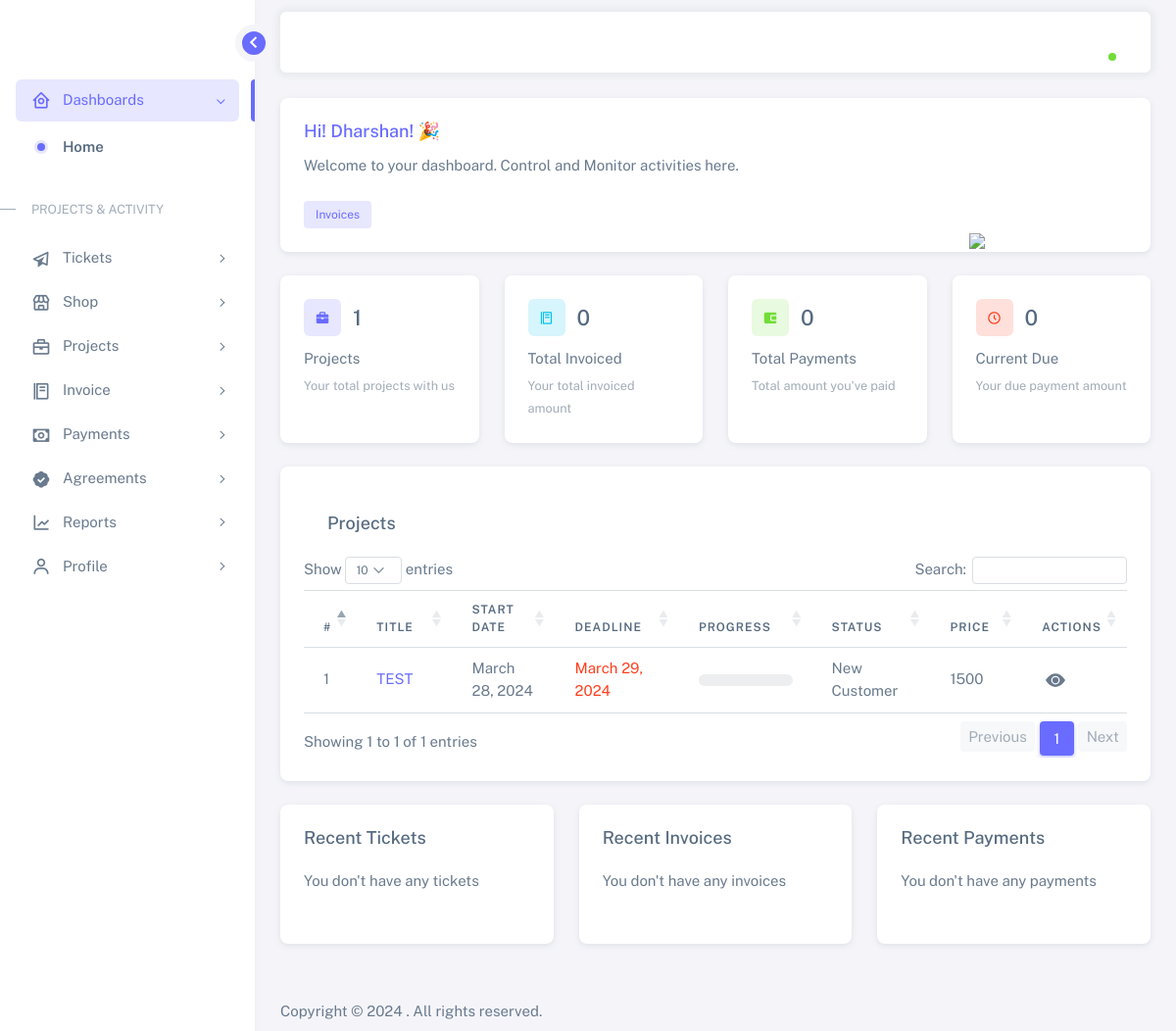
The page /user/dashboard (signed in) on the database its author committed.
### authapp/models.py (models this page shows, shortened)
class UserProfile(models.Model):
    user = models.OneToOneField(User, on_delete=models.CASCADE)
    profile_picture = models.ImageField(upload_to='user_pictures/', blank=True, null=True)
    name = models.CharField(max_length=255, blank=True, null=True)
    slug = models.SlugField(max_length=255, blank=True, null=True)
    email = models.EmailField(max_length=255, blank=True, null=True)
    phone = models.CharField(max_length=255, blank=True, null=True)
    address = models.CharField(max_length=255, blank=True, null=True)
    city = models.CharField(max_length=255, blank=True, null=True)
    state = models.CharField(max_length=255, blank=True, null=True)
    country = models.CharField(max_length=255, blank=True, null=True)
    zipcode = models.CharField(max_length=255, blank=True, null=True)
    facebook = models.CharField(max_length=500, blank=True, null=True)
    instagram = models.CharField(max_length=500, blank=True, null=True)
    linkedin = models.CharField(max_length=500, blank=True, null=True)
    def getUserImage(self):
      image_url = ""
      if self.profile_picture:
         image_url = self.profile_picture.url
      else:
         image_url = "https://cdn-icons-png.flaticon.com/128/3135/3135715.png"
      return image_url

### crm/models.py (models this page shows, shortened)
class crmProjects(models.Model):
    title = models.CharField(max_length=500)
    progress = models.IntegerField(blank=True, null=True, default=0)
    slug = models.SlugField(max_length=500, blank=True, null=True)
    PROJECT_TYPE_CHOICE = (
        ('client_project', 'Client Project'),
        ('internal_project', 'Internal Project'),
    )
    project_type = models.CharField(max_length=50, choices=PROJECT_TYPE_CHOICE, default='client_project')
    client = models.ForeignKey(Guser, on_delete=models.CASCADE, null=True, blank=True)
    description = models.TextField(blank=True, null=True)
    start_date = models.DateField()
    deadline = models.DateField()
    price = models.IntegerField()
    team = models.ManyToManyField(User, related_name='project_team', blank=True)
    PROJECT_LABEL_CHOICE = (
        ('started', 'Started'),
        ('completed', 'Completed'),
        ('new_customer', 'New Customer'),
        ('important', 'Important'),
        ('closed', 'Closed'),
        ('running', 'Running'),
        ('canceled', 'Canceled'),
        ('pending', 'Pending'),
    )
    label = models.CharField(max_length=50, choices=PROJECT_LABEL_CHOICE, null=True, blank=True)

### userapp/views.py (the view)
# urls.py: path('user/', RedirectView.as_view(pattern_name="userDashboard"), name='user_redirect'),
@login_required
def userDashboard(request):
    user = request.user
    projects = crmProjects.objects.filter(client=user).order_by('-start_date')
    user_invoices = Invoice.objects.filter(client=user).order_by('-date_created')
    user_payments = Payments.objects.filter(invoice__client=user).order_by('-payment_date')
    total_invoiced = 0
    for invoice in user_invoices:
        total_product_price = invoice.sub_total
        total_product_price -= invoice.discount_amount
        total_product_price += invoice.tax_amount + invoice.other_fees_amount
        total_invoiced += total_product_price
    total_payments = Payments.objects.filter(invoice__client=user).aggregate(
        total=Sum('payment_ammount'))['total'] or 0
    total_due = total_invoiced - total_payments
    percentage_paid = (total_payments / total_invoiced) * 100 if total_invoiced != 0 else 0
    percentage_paid = round(percentage_paid, 2)
    tickets = supportTicket.objects.filter(client=user).order_by('-created_at')
    context = {
        'title': 'Dashboard',
        'invoices': user_invoices,
        'payments': user_payments,
        'projects': projects,
        'tickets': tickets,
        'total_invoiced': total_invoiced,
        'total_payments': total_payments,
        'total_due': total_due,
        'percentage_paid': percentage_paid,
    }
    return render(request, 'user/main/index.html', context)

### templates/user/main/index.html (shortened to what this page needs)
{% extends 'user/base.html' %}
{% load static %}
{% block content %}
      <div class="content-wrapper">
    <div class="container-xxl flex-grow-1 container-p-y">
          <div class="row">
            <div class="col-lg-12 mb-4 order-0">
              <div class="card">
                <div class="d-flex align-items-end row">
                  <div class="col-sm-7">
                    <div class="card-body">
                      <h5 class="card-title text-primary">Hi! {{user_profile.name}}! 🎉</h5>
                          <p class="mb-4">Welcome to your dashboard. Control and Monitor activities here.</p>
                      <a href="{% url 'userInvoices' %}" class="btn btn-sm btn-label-primary">Invoices</a>
                    </div>
                  </div>
                  <div class="col-sm-5 text-center text-sm-left">
                    <div class="card-body pb-0 px-0 px-md-4">
                      <img src="{% static 'crm/assets/img/man-with-laptop-dark.png' %}" height="140">
                    </div>
                  </div>
                </div>
              </div>
            </div>
          </div>
          <div class="row">
            <div class="col-sm-6 col-lg-3 mb-4">
              <div class="card card-border-shadow-primary h-100">
                <div class="card-body">
                  <div class="d-flex align-items-center mb-2 pb-1">
                    <div class="avatar me-2">
                      <span class="avatar-initial rounded bg-label-primary"><i class='bx bxs-briefcase'></i></span>
                    </div>
                    <h4 class="ms-1 mb-0">{% if projects %}{{projects.count}} {% else %} 0 {% endif %}</h4>
                  </div>
                  <p class="mb-1">Projects</p>
                  <p class="mb-0">
                    <small class="text-muted">Your total projects with us</small>
                  </p>
                </div>
              </div>
            </div>
            <div class="col-sm-6 col-lg-3 mb-4">
              <div class="card card-border-shadow-warning h-100">
                <div class="card-body">
                  <div class="d-flex align-items-center mb-2 pb-1">
                    <div class="avatar me-2">
                      <span class="avatar-initial rounded bg-label-info"><i class='bx bx-food-menu'></i></span>
                    </div>
                    <h4 class="ms-1 mb-0">{{settings.currency_symbol}}{% if total_invoiced %} {{total_invoiced}} {% else %} 0 {% endif %}</h4>
                  </div>
                  <p class="mb-1">Total Invoiced</p>
                  <p class="mb-0">
                    <small class="text-muted">Your total invoiced amount</small>
                  </p>
                </div>
              </div>
            </div>
            <div class="col-sm-6 col-lg-3 mb-4">
              <div class="card card-border-shadow-danger h-100">
                <div class="card-body">
                  <div class="d-flex align-items-center mb-2 pb-1">
                    <div class="avatar me-2">
                      <span class="avatar-initial rounded bg-label-success"><i class='bx bxs-wallet-alt'></i></span>
                    </div>
                    <h4 class="ms-1 mb-0">{{settings.currency_symbol}} {% if total_payments %}{{total_payments}} {% else %} 0 {% endif %}</h4>
                  </div>
                  <p class="mb-1">Total Payments</p>
                  <p class="mb-0">
                    <small class="text-muted">Total amount you've paid</small>
                  </p>
                </div>
              </div>
            </div>
            <div class="col-sm-6 col-lg-3 mb-4">
              <div class="card card-border-shadow-info h-100">
                <div class="card-body">
                  <div class="d-flex align-items-center mb-2 pb-1">
                    <div class="avatar me-2">
                      <span class="avatar-initial rounded bg-label-danger"><i class='bx bx-time-five'></i></span>
                    </div>
                    <h4 class="ms-1 mb-0">{{settings.currency_symbol}} {% if total_due %}{{total_due}} {% else %} 0 {% endif %}</h4>
                  </div>
                  <p class="mb-1">Current Due</p>
                  <p class="mb-0">
                    <small class="text-muted">Your due payment amount</small>
                  </p>
                </div>
              </div>
            </div>
          </div>
<div class="row">
  <div class="col-sm-12 col-lg-12 mb-4">
    <div class="card">
      <div class="card-body">
        <div class="card-datatable table-responsive">
          <div id="DataTables_Table_0_wrapper" class="dataTables_wrapper dt-bootstrap5 no-footer">
            <div class="card-header flex-column flex-md-row">
              <div class="head-label">
                <h5 class="card-title mb-0">Projects</h5>
              </div>
              </div>
            </div>
            <div class="">
            <table class="datatables-basic table border-top dataTable no-footer dtr-column collapsed" id="DataTables_Table_0" aria-describedby="DataTables_Table_0_info">
              <thead>
                <tr>
                <th style="width: 0px;" >#</th>
                 <th style="width: 130px;" >Title</th>
                 <th style="width: 150px;">Start Date</th>
                 <th style="width: 150px;">Deadline</th>
                 <th style="width: 180px;">Progress</th>
                 <th style="width: 150px;">Status</th>
                 <th style="width: 90px;" class="dtr-hidden">Price</th>
                 <th style="width: 0px;" class="sorting_disabled dtr-hidden">Actions</th>
                </tr>
              </thead>
              <tbody>
                {% for project in projects %}
                <tr class="odd">
                    <td>{{ forloop.counter }}</td>
                    <td><span class="emp_name text-truncate"><a href="{% url 'userProjectDetail' slug=project.slug %}">{{ project.title }}</a></span></td>
                    <td>{{ project.start_date }}</td>
                    <td class="text-danger">{{ project.deadline }}</td>
                    <td>
                      <div class="progress" role="progressbar" aria-label="Animated striped example" aria-valuenow="{{project.progress}}" aria-valuemin="0" aria-valuemax="100">
                      </div>
                    </td>
                    <td>{{ project.get_label_display }}</td>
                    <td>{{settings.currency_symbol}} {{ project.price }}</td>
                    <td class="dtr-hidden" style="">
                        <a href="{% url 'userProjectDetail' slug=project.slug %}" class="btn btn-sm btn-icon item-edit">
                            <svg xmlns="http://www.w3.org/2000/svg" width="20" height="20" fill="currentColor" class="bi bi-eye-fill" viewBox="0 0 16 16">
                                <path d="M10.5 8a2.5 2.5 0 1 1-5 0 2.5 2.5 0 0 1 5 0z"/>
                                <path d="M0 8s3-5.5 8-5.5S16 8 16 8s-3 5.5-8 5.5S0 8 0 8zm8 3.5a3.5 3.5 0 1 0 0-7 3.5 3.5 0 0 0 0 7z"/>
                              </svg>
                        </a>
                    </td>
                </tr>
            {% endfor %}
              </tbody>
            </table>
          </div>
      </div>
    </div>
  </div>
</div>
</div>
<div class="row">
    <div class="col-md-6 col-lg-4 col-xl-4 mb-4">
      <div class="card h-100">
        <div class="card-header d-flex align-items-center justify-content-between">
          <h5 class="card-title m-0 me-2">Recent Tickets</h5>
        </div>
        <div class="card-body">
          <ul class="p-0 m-0">
            {% if tickets %}
            {% for ticket in tickets|slice:":6" %}
            <li class="d-flex mb-4 pb-1">
              <div class="avatar flex-shrink-0 me-3">
                <span class="badge bg-label-info p-2 payment-icon"><i class="bx bx-paper-plane ppm text-info"></i></span>
              </div>
              <div class="d-flex w-100 flex-wrap align-items-center justify-content-between gap-2">
                <div class="me-2">
                  <h6 class="d-block mb-1"><a href="{% url 'userticketView' id=ticket.id %}">{{ticket.title|truncatewords:3}}</a></h6>
                  <small class="mb-0 text-muted">{{ticket.created_at}}</small>
                </div>
                <div class="user-progress d-flex align-items-center gap-1">
                  <h6 class="mb-0"></h6> <span class="">{{ticket.get_status_display}}</span>
                </div>
              </div>
            </li>
            {% endfor %}
            {% else %}
            <li class="d-flex mb-4 pb-1">You don't have any tickets</li>
            {% endif %}
          </ul>
        </div>
      </div>
    </div>
  <div class="col-md-6 col-lg-4 col-xl-4 mb-4">
    <div class="card h-100">
      <div class="card-header d-flex align-items-center justify-content-between">
        <div class="card-title mb-0">
          <h5 class="m-0 me-2">Recent Invoices</h5>
        </div>
      </div>
      <div class="card-body">
        <ul class="p-0 m-0">
          {% if invoices %}
          {% for invoice in invoices|slice:":4" %}
          <li class="d-flex mb-4 pb-1">
            <div class="avatar flex-shrink-0 me-3">
              <span class="avatar-initial rounded bg-label-primary"><i class='bx bx-food-menu'></i></span>
            </div>
            <div class="d-flex w-100 flex-wrap align-items-center justify-content-between gap-2">
              <div class="me-2">
                <h6 class="mb-0"><a href="{% url 'viewUserPDFInvoice' invoice.slug %}">#{{invoice.number}}</a></h6>
                <small class="text-muted">{{invoice.billDate}}</small>
              </div>
              <div class="user-progress">
                <small class="fw-semibold">
                  {% if invoice.status == 'PAID' %}
                            <span class="badge p-2 bg-success">{{ invoice.status }}</span>
                  {% elif invoice.status == 'UNPAID' %}
                            <span class="badge p-2 bg-warning">{{ invoice.status }}</span>
                  {% elif invoice.status == 'OVERDUE' %}
                            <span class="badge p-2 bg-danger">{{ invoice.status }}</span>
                  {% else %}
                            <span class="badge p-2 bg-primary">{{ invoice.status }}</span>
                  {% endif %}
                </small>
              </div>
            </div>
          </li>
          {% endfor %}
          {% else %}
          <li class="d-flex mb-4 pb-1">You don't have any invoices</li>
          {% endif %}
        </ul>
      </div>
    </div>
  </div>
  <div class="col-md-6 col-lg-4 col-xl-4 mb-4">
    <div class="card h-100">
      <div class="card-header d-flex align-items-center justify-content-between">
        <h5 class="card-title m-0 me-2">Recent Payments</h5>
      </div>
      <div class="card-body">
        <ul class="p-0 m-0">
          {% if payments %}
          {% for payment in payments|slice:":6" %}
          <li class="d-flex mb-4 pb-1">
            <div class="avatar flex-shrink-0 me-3">
              <span class="badge bg-label-success p-2 payment-icon"><i class="bx bx-wallet ppm text-success"></i></span>
            </div>
            <div class="d-flex w-100 flex-wrap align-items-center justify-content-between gap-2">
              <div class="me-2">
                <h6 class="d-block mb-1"><a href="{% url "userPayments" %}">{{payment.title|truncatewords:1}}</a></h6>
                <small class="mb-0 text-muted">{{payment.payment_date}}</small>
              </div>
              <div class="user-progress d-flex align-items-center gap-1">
                <h6 class="mb-0"><i class='bx bx-plus'></i>{{payment.payment_ammount}}</h6> <span class="text-muted">{{settings.currency_name}}</span>
              </div>
            </div>
          </li>
          {% endfor %}
          {% else %}
          <li class="d-flex mb-4 pb-1">You don't have any payments</li>
          {% endif %}
        </ul>
      </div>
    </div>
  </div>
</div>
          </div>
          {% endblock content %}

### rows shown on the page
UserProfile: name "Dharshan"
crmProjects: title "TEST", start_date "March 28, 2024", deadline "March 29, 2024", {{ project.progress }} 0 (drawn), label "New Customer", price "1500"

### other values the page prints
{{ projects.count }} "1"
